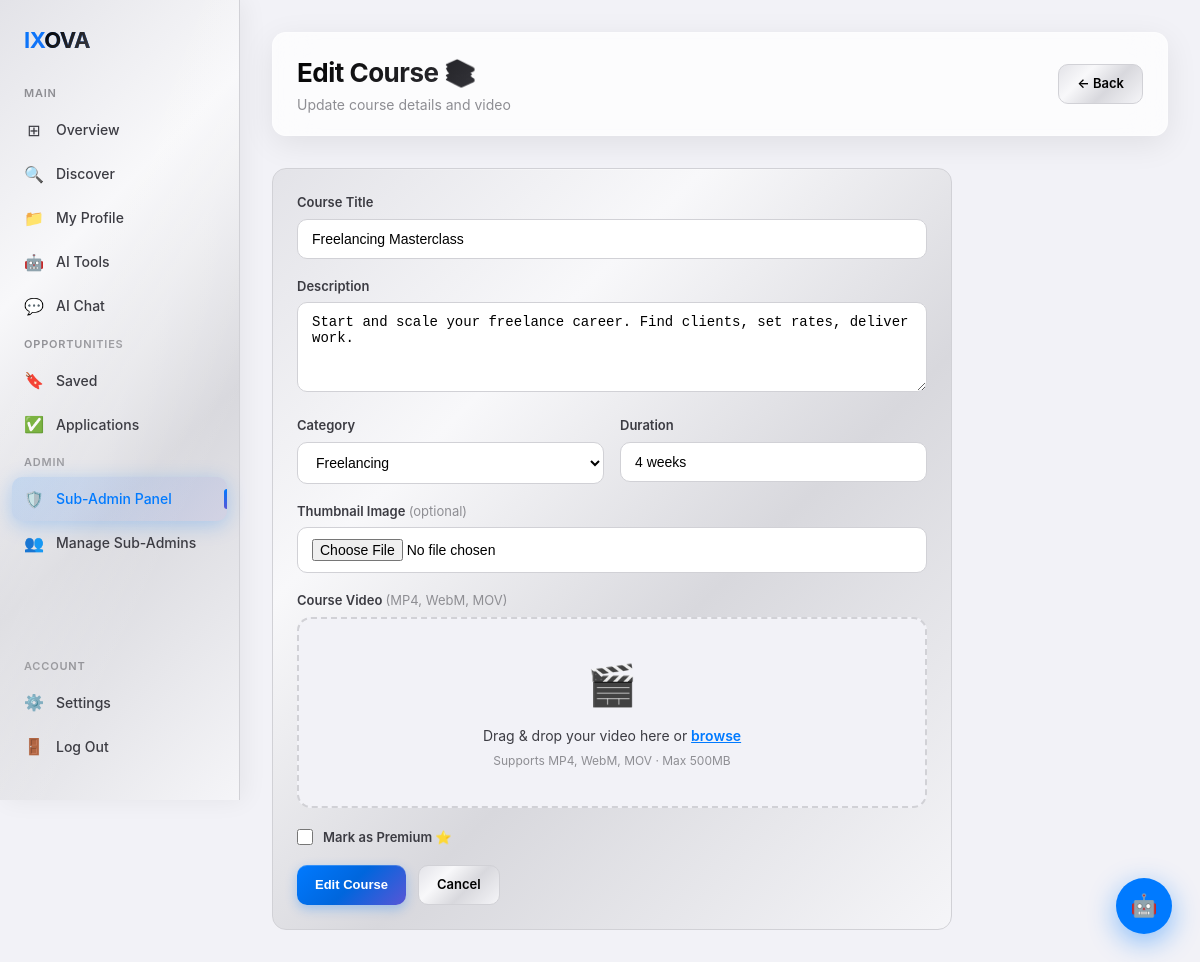
Screenshot of /subadmin/courses/2/edit/ (signed in) with the database file from the repository.
### core/models.py (models this page shows, shortened)
class Course(models.Model):
    CATEGORY_CHOICES = [
        ('tech', 'Technology'),
        ('business', 'Business'),
        ('freelancing', 'Freelancing'),
    ]
    title = models.CharField(max_length=200)
    description = models.TextField()
    category = models.CharField(max_length=20, choices=CATEGORY_CHOICES)
    duration = models.CharField(max_length=50)
    thumbnail = models.ImageField(upload_to='courses/', blank=True, null=True)
    video = models.FileField(upload_to='course_videos/', blank=True, null=True)
    created_at = models.DateTimeField(auto_now_add=True)
    is_premium = models.BooleanField(default=False)

### core/views.py (the view, shortened to what this page needs)
# urls.py: path('subadmin/courses/<int:pk>/edit/', views.subadmin_edit_course, name='subadmin_edit_course'),
@subadmin_required('can_manage_courses')
def subadmin_edit_course(request, pk):
    course = get_object_or_404(Course, pk=pk)
    return render(request, 'subadmin/course_form.html', {'action': 'Edit', 'course': course})

### core/views.py (called while the page is built, shortened)
def subadmin_required(perm=None):
    def decorator(view_func):
        @wraps(view_func)
        def wrapper(request, *args, **kwargs):
            if not request.user.is_authenticated:
                return redirect('login')
            if request.user.is_superuser:
                return view_func(request, *args, **kwargs)
        return wrapper
    return decorator

### templates/subadmin/course_form.html (shortened to what this page needs)
{% extends 'base.html' %}
{% block content %}
<div class="topbar">
  <div class="topbar-greeting">
    <h1>{{ action }} Course 📚</h1>
    <p>{% if action == 'Edit' %}Update course details and video{% else %}Fill in the details to add a new course{% endif %}</p>
  </div>
  <div class="topbar-actions">
    <a href="{% url 'subadmin_courses' %}" class="btn btn-secondary">← Back</a>
  </div>
</div>
<div class="card fade-up" style="max-width:680px">
  <form method="post" enctype="multipart/form-data">
    <div class="form-group">
      <label class="form-label">Course Title</label>
      <input type="text" name="title" class="form-control" placeholder="e.g. Python for Beginners" value="{{ course.title|default:'' }}" required>
    </div>
    <div class="form-group">
      <label class="form-label">Description</label>
      <textarea name="description" class="form-control" placeholder="What will students learn?" rows="4" required>{{ course.description|default:'' }}</textarea>
    </div>
    <div class="two-col" style="gap:16px">
      <div class="form-group">
        <label class="form-label">Category</label>
        <select name="category" class="form-control" required>
          <option value="freelancing" {% if course.category == 'freelancing' %}selected{% endif %}>Freelancing</option>
        </select>
      </div>
      <div class="form-group">
        <label class="form-label">Duration</label>
        <input type="text" name="duration" class="form-control" placeholder="e.g. 4 hours" value="{{ course.duration|default:'' }}" required>
      </div>
    </div>
    <div class="form-group">
      <label class="form-label">Thumbnail Image <span style="color:var(--text-3);font-weight:400">(optional)</span></label>
      <input type="file" name="thumbnail" class="form-control" accept="image/*">
    </div>
    <div class="form-group video-upload-section">
      <label class="form-label">Course Video <span style="color:var(--text-3);font-weight:400">(MP4, WebM, MOV)</span></label>
      <div class="video-drop-zone" id="videoDropZone">
        <div class="video-drop-icon">🎬</div>
        <div class="video-drop-text">Drag & drop your video here or <label for="videoInput" class="video-browse-link">browse</label></div>
        <div class="video-drop-hint">Supports MP4, WebM, MOV · Max 500MB</div>
      </div>
    </div>
    <div class="form-group">
      <label style="display:flex;align-items:center;gap:10px;cursor:pointer">
        <input type="checkbox" name="is_premium" {% if course.is_premium %}checked{% endif %}
               style="width:16px;height:16px;accent-color:var(--blue)">
        <span class="form-label" style="margin:0">Mark as Premium ⭐</span>
      </label>
    </div>
    <div style="display:flex;gap:12px;margin-top:8px">
      <button type="submit" class="btn btn-primary">{{ action }} Course</button>
      <a href="{% url 'subadmin_courses' %}" class="btn btn-secondary">Cancel</a>
    </div>
  </form>
</div>
{% endblock %}

### templates/subadmin/course_form.html (style rules this page uses)
.video-upload-section { margin-bottom: 20px; }
.video-drop-zone { border: 2px dashed var(--border); border-radius: var(--radius); padding: 36px 24px; text-align: center; background: var(--bg-2); cursor: pointer; transition: var(--transition); position: relative; }
.video-drop-icon { font-size: 40px; margin-bottom: 10px; }
.video-drop-text { font-size: 14px; color: var(--text-2); margin-bottom: 6px; }
.video-browse-link { color: var(--blue); font-weight: 600; cursor: pointer; text-decoration: underline; }
.video-drop-hint { font-size: 12px; color: var(--text-3); }

### rows the page displays
Course: title "Freelancing Masterclass", description "Start and scale your freelance career. Find clients, set rates, deliver work.", category "Freelancing", duration "4 weeks"

### other values shown
{{ action }} "Edit"
